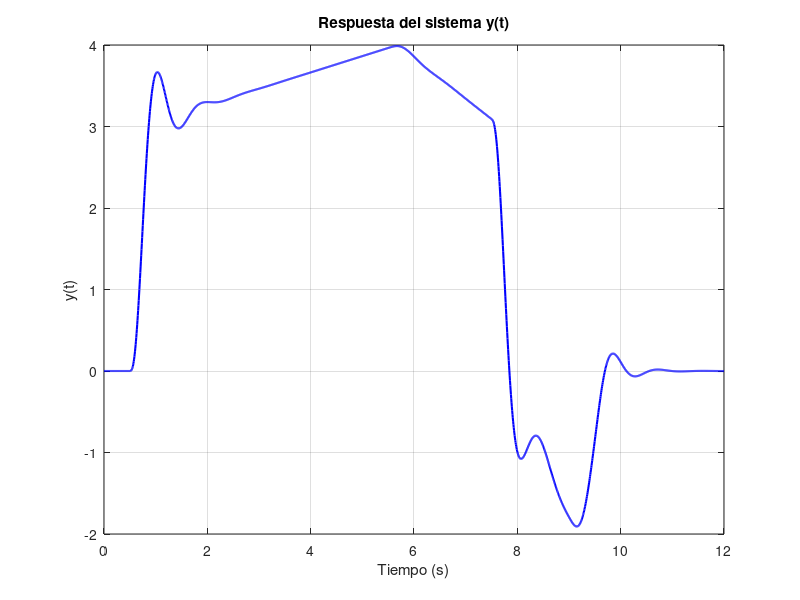

MATLAB code to generate this figure:
num = [834 15846 70056];
den = [1 40 623 5344 28672 70056];
[r, p, k] = residue(num, den);

t = linspace(0, 12, 2000);

f_t = zeros(size(t));
for i = 1:length(t)
    ti = t(i);
    if ti > 0.5 && ti <= 5.5
        f_t(i) = (1/5)*ti + 2.9;
    elseif ti > 5.5 && ti <= 7.5
        f_t(i) = -(1/2)*ti + 6.75;
    elseif ti > 7.5 && ti <= 9
        f_t(i) = -(4/3)*ti + 10;
    elseif ti > 9 && ti <= 9.5
        f_t(i) = 4*ti - 38;
    end
end

h_t = zeros(size(t));
for i = 1:length(r)
    h_t = h_t + real(r(i) * exp(p(i) * t));
end
if ~isempty(k)
    h_t = h_t + polyval(k, t);
end

dt = t(2) - t(1);
y_t = conv(f_t, h_t) * dt;
y_t = y_t(1:length(t));

plot(t, y_t, 'b', 'LineWidth', 1.5);
title('Respuesta del sistema y(t)');
xlabel('Tiempo (s)');
ylabel('y(t)');
grid on;